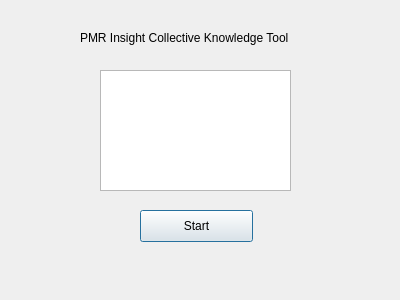
<?xml version="1.0" encoding="UTF-8"?>
<ui version="4.0">
 <class>Dialog</class>
 <widget class="QDialog" name="Dialog">
  <property name="geometry">
   <rect>
    <x>0</x>
    <y>0</y>
    <width>400</width>
    <height>300</height>
   </rect>
  </property>
  <property name="windowTitle">
   <string>Dialog</string>
  </property>
  <widget class="QLabel" name="LaunchScreenlabel">
   <property name="geometry">
    <rect>
     <x>80</x>
     <y>30</y>
     <width>271</width>
     <height>16</height>
    </rect>
   </property>
   <property name="text">
    <string>PMR Insight Collective Knowledge Tool</string>
   </property>
  </widget>
  <widget class="QPushButton" name="LaunchPageBtn">
   <property name="geometry">
    <rect>
     <x>140</x>
     <y>210</y>
     <width>113</width>
     <height>32</height>
    </rect>
   </property>
   <property name="text">
    <string>Start</string>
   </property>
  </widget>
  <widget class="QGraphicsView" name="LaunchScreenImageView">
   <property name="geometry">
    <rect>
     <x>100</x>
     <y>70</y>
     <width>191</width>
     <height>121</height>
    </rect>
   </property>
  </widget>
 </widget>
 <resources/>
 <connections/>
</ui>
